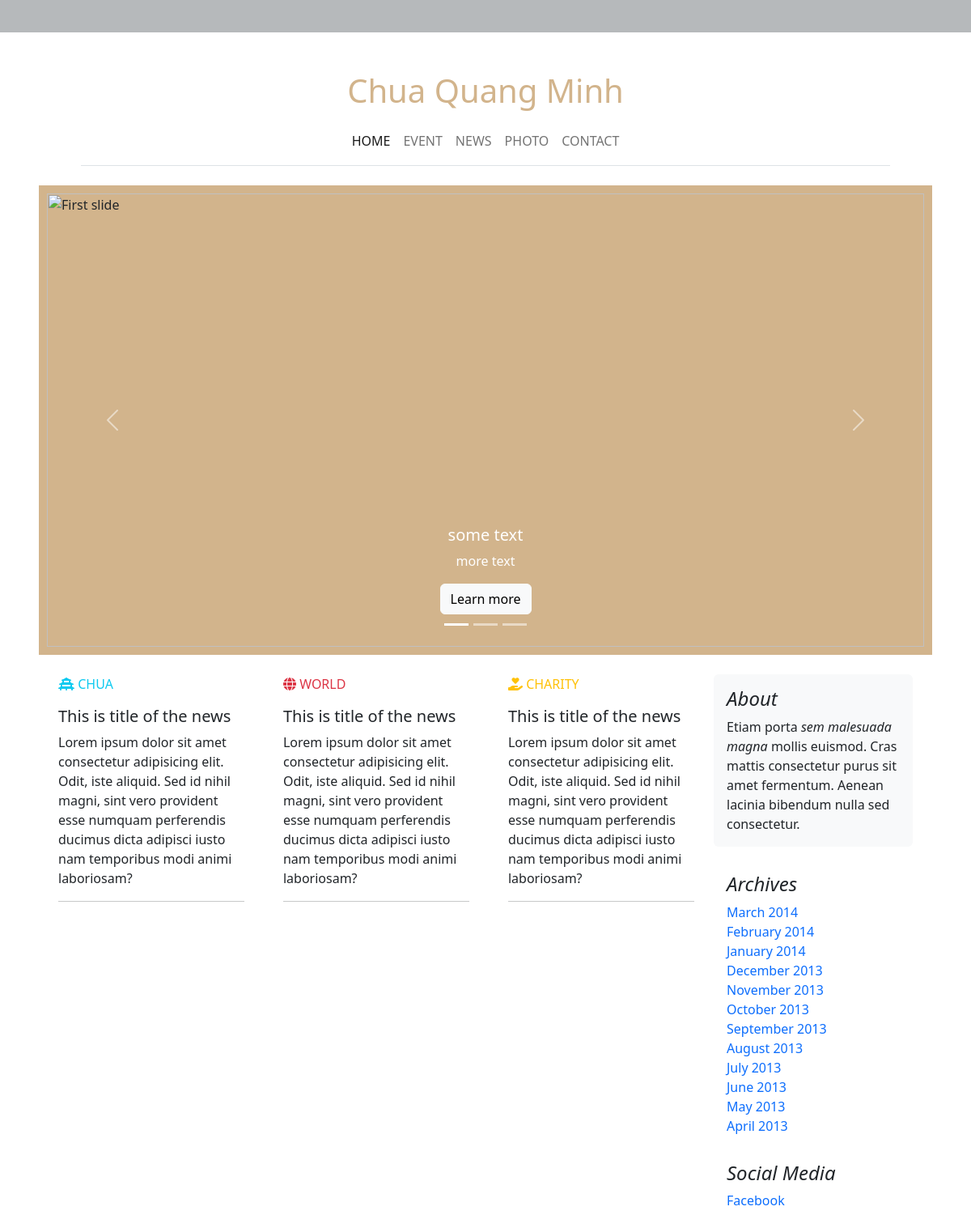
Before: / with the older database file.
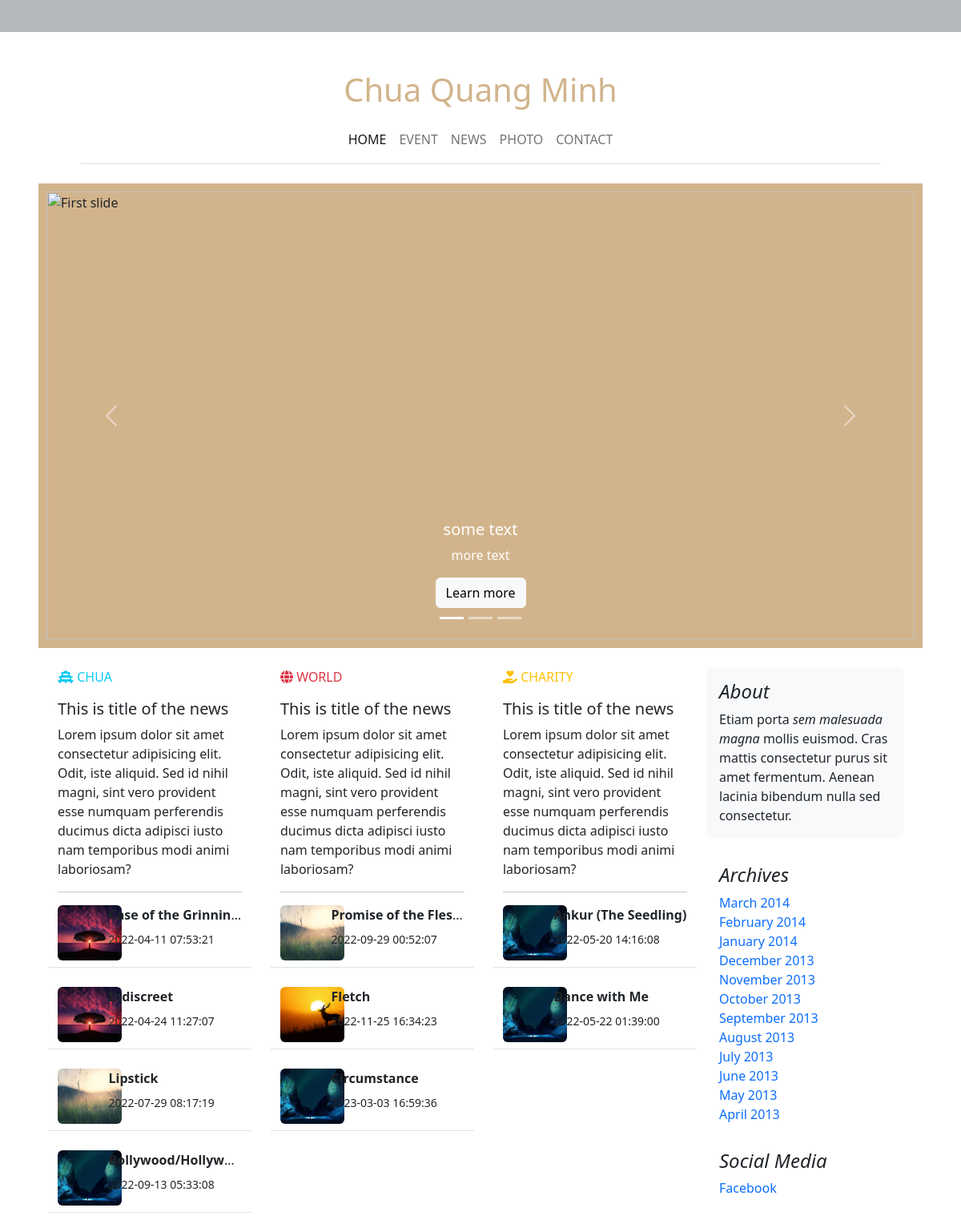
After: the same page with the newer database file.
### tables this page shows
CREATE TABLE News
(
    newsID      INT AUTO_INCREMENT NOT NULL PRIMARY KEY,
    title       VARCHAR(255),
    author      VARCHAR(255),
    description VARCHAR(500),
    paragraph   TEXT,
    timeUpdated TIMESTAMP,
    saveDraft   BOOLEAN,
    banner      VARCHAR(500),
    newsTypeID  INT                NOT NULL,
    FOREIGN KEY (newsTypeID) REFERENCES NewsType (newsTypeID)
);

### model/HomeModel.php (called while the page is built, shortened)
<?php
$HomeModel = new HomeModel();

### controller/HomeController.php (called while the page is built)
<?php
$chuaResult = $conn->query($HomeModel->latestChua);
$worldResult = $conn->query($HomeModel->latestWorld);
$charityResult = $conn->query($HomeModel->latestCharity);

### view/home.php (the view, shortened to what the rows shown need)
<?php
require("rootPath.php");
require $rootPath . "model/HomeModel.php";
require $rootPath . "controller/HomeController.php";
?>
<div class="container-fluid">
    <br>
    <div class="container-fluid">
        <div class="row">
            <div class="col-9 blog-main">
                <div class="row">
                    <section>
                        <div class="row gx-lg-5">
                            <div class="col-lg-4 col-md-12 mb-4 mb-lg-0">
                                <div>
                                    <?php
                                    foreach ($chuaResult as $row) {
                                        ?>
                                        <a href="/article?newsID=<?php echo $row['newsID']; ?>" class="text-dark">
                                            <div class="row mb-4 border-bottom pb-2">
                                                <div class="col-3">
                                                    <img src="assets/banner/<?php echo $row['banner'] ?>"
                                                         class="img-fluid-small shadow-1-strong rounded h-100 d-inline-block"
                                                         alt=""/>
                                                </div>
                                                <div class="col-9">
                                                    <p class="mb-2 block text-truncate">
                                                        <strong><?php echo $row['title'] ?></strong></p>
                                                    <p>
                                                        <small> <?php echo $row['timeUpdated'] ?></small>
                                                    </p>
                                                </div>
                                            </div>
                                        </a>
                                        <?php
                                    }
                                    ?>
                                </div>
                            </div>
                            <div class="col-lg-4 col-md-6 mb-4 mb-lg-0">
                                <div>
                                    <?php
                                    foreach ($worldResult as $row) {
                                        ?>
                                        <a href="/article?newsID=<?php echo $row['newsID']; ?>" class="text-dark">
                                            <div class="row mb-4 border-bottom pb-2">
                                                <div class="col-3">
                                                    <img src="assets/banner/<?php echo $row['banner'] ?>"
                                                         class="img-fluid-small shadow-1-strong rounded h-100 d-inline-block"
                                                         alt=""/>
                                                </div>
                                                <div class="col-9">
                                                    <p class="mb-2 block text-truncate">
                                                        <strong><?php echo $row['title'] ?></strong></p>
                                                    <p>
                                                        <small> <?php echo $row['timeUpdated'] ?></small>
                                                    </p>
                                                </div>
                                            </div>
                                        </a>
                                        <?php
                                    }
                                    ?>
                                </div>
                            </div>
                            <div class="col-lg-4 col-md-6 mb-4 mb-lg-0">
                                <div>
                                    <?php
                                    foreach ($charityResult as $row) {
                                        ?>
                                        <a href="/article?newsID=<?php echo $row['newsID']; ?>" class="text-dark">
                                            <div class="row mb-4 border-bottom pb-2">
                                                <div class="col-3">
                                                    <img src="assets/banner/<?php echo $row['banner'] ?>"
                                                         class="img-fluid-small shadow-1-strong rounded h-100 d-inline-block"
                                                         alt=""/>
                                                </div>
                                                <div class="col-9">
                                                    <p class="mb-2 block text-truncate">
                                                        <strong><?php echo $row['title'] ?></strong></p>
                                                    <p>
                                                        <small> <?php echo $row['timeUpdated'] ?></small>
                                                    </p>
                                                </div>
                                            </div>
                                        </a>
                                        <?php
                                    }
                                    ?>
                                </div>
                            </div>
                        </div>
                    </section>
                </div>
            </div>
        </div>
    </div>
</div>

Changed rows visible on the page:
added news: banner (picture), title "Case of the Grinnin…", timeUpdated "2022-04-11 07:53:21", shown under "This is title of the news"
added news: banner (picture), title "Indiscreet", timeUpdated "2022-04-24 11:27:07", shown under "This is title of the news"
added news: banner (picture), title "Lipstick", timeUpdated "2022-07-29 08:17:19", shown under "This is title of the news"
added news: banner (picture), title "Bollywood/Hollyw…", timeUpdated "2022-09-13 05:33:08", shown under "This is title of the news"
added news: banner (picture), title "Promise of the Fles…", timeUpdated "2022-09-29 00:52:07", shown under "This is title of the news"
added news: banner (picture), title "Fletch", timeUpdated "2022-11-25 16:34:23", shown under "This is title of the news"
added news: banner (picture), title "Circumstance", timeUpdated "2023-03-03 16:59:36", shown under "This is title of the news"
added news: banner (picture), title "Ankur (The Seedling)", timeUpdated "2022-05-20 14:16:08", shown under "This is title of the news"
added news: banner (picture), title "Dance with Me", timeUpdated "2022-05-22 01:39:00", shown under "This is title of the news"
